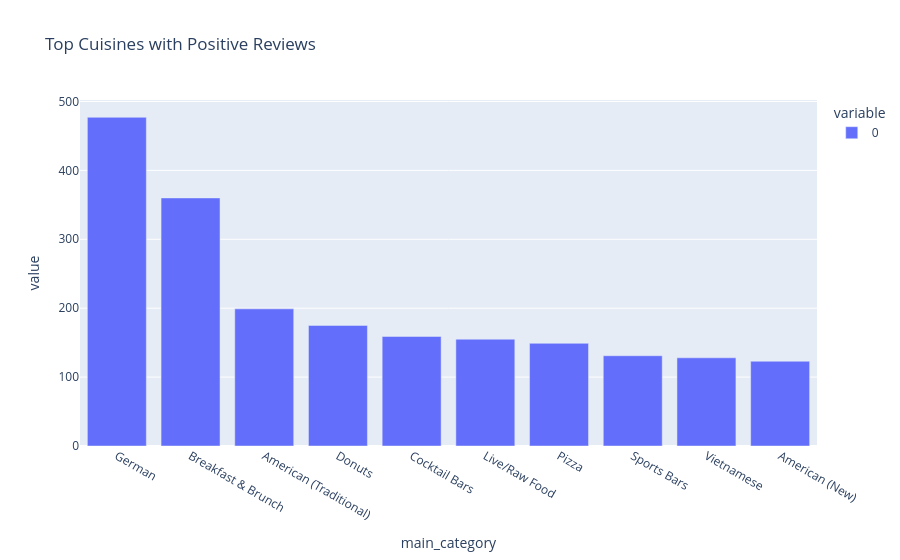

Source (notebook cell):
### Code cell
fig = px.bar(
    positive_cuisines,
    title='Top Cuisines with Positive Reviews'
)

fig.show()

### Figure 1 — Plotly figure (JSON) as saved in the notebook; plotly's stock layout.template omitted (floating-point values rounded to 4 significant figures)
{"data": [{"alignmentgroup": "True", "hovertemplate": "variable=0<br>main_category=%{x}<br>value=%{y}<extra></extra>", "legendgroup": "0", "marker": {"color": "#636efa", "pattern": {"shape": ""}}, "name": "0", "offsetgroup": "0", "orientation": "v", "showlegend": true, "textposition": "auto", "type": "bar", "x": ["German", "Breakfast & Brunch", "American (Traditional)", "Donuts", "Cocktail Bars", "Live/Raw Food", "Pizza", "Sports Bars", "Vietnamese", "American (New)"], "xaxis": "x", "y": [477, 360, 199, 175, 159, 155, 149, 131, 128, 123], "yaxis": "y"}], "layout": {"barmode": "relative", "legend": {"title": {"text": "variable"}, "tracegroupgap": 0}, "title": {"text": "Top Cuisines with Positive Reviews"}, "xaxis": {"anchor": "y", "domain": [0, 1], "title": {"text": "main_category"}}, "yaxis": {"anchor": "x", "domain": [0, 1], "title": {"text": "value"}}}}
